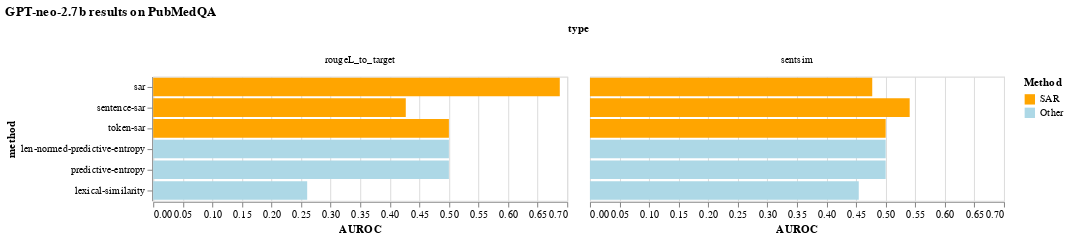

The cell this chart's notebook holds for it:
### Markdown cell above
#### GPT-NEO

### Code cell
txt_to_csv("gpt-neo")
gpt_df = pd.read_csv("uncertainty_estimation_results_gpt-neo.csv")
gpt_df["Method"] = ["SAR" if "sar" in method else "Other" for method in gpt_df["method"]]

alt.Chart(gpt_df, title="GPT-neo-2.7b results on PubMedQA").mark_bar().encode(
    alt.Column("type"),
    alt.Y("method", sort=None),
    alt.X("AUROC"),
    color=alt.Color("Method", scale=alt.Scale(domain=("SAR", "Other"), range=["orange", "lightblue"]))
)

### Figure 1 — Vega-Lite specification as saved in the notebook (floating-point values rounded to 4 significant figures)
{"config": {"view": {"continuousWidth": 400, "continuousHeight": 300}}, "data": {"name": "data-6d9ba74edb0021bfbfaee2de462a29e7"}, "mark": "bar", "encoding": {"color": {"field": "Method", "scale": {"domain": ["SAR", "Other"], "range": ["orange", "lightblue"]}, "type": "nominal"}, "column": {"field": "type", "type": "nominal"}, "x": {"field": "AUROC", "type": "quantitative"}, "y": {"field": "method", "sort": null, "type": "nominal"}}, "title": "GPT-neo-2.7b results on PubMedQA", "$schema": "https://vega.github.io/schema/vega-lite/v4.17.0.json", "datasets": {"data-6d9ba74edb0021bfbfaee2de462a29e7": [{"accuracy": 0.04, "method": "sar", "type": "rougeL_to_target", "threshold": 0.5, "AUROC": 0.6875, "Method": "SAR"}, {"accuracy": 0.44, "method": "sar", "type": "sentsim", "threshold": 0.5, "AUROC": 0.4773, "Method": "SAR"}, {"accuracy": 0.04, "method": "sentence-sar", "type": "rougeL_to_target", "threshold": 0.5, "AUROC": 0.4271, "Method": "SAR"}, {"accuracy": 0.44, "method": "sentence-sar", "type": "sentsim", "threshold": 0.5, "AUROC": 0.5406, "Method": "SAR"}, {"accuracy": 0.04, "method": "token-sar", "type": "rougeL_to_target", "threshold": 0.5, "AUROC": 0.5, "Method": "SAR"}, {"accuracy": 0.44, "method": "token-sar", "type": "sentsim", "threshold": 0.5, "AUROC": 0.5, "Method": "SAR"}, {"accuracy": 0.04, "method": "len-normed-predictive-entropy", "type": "rougeL_to_target", "threshold": 0.5, "AUROC": 0.5, "Method": "Other"}, {"accuracy": 0.44, "method": "len-normed-predictive-entropy", "type": "sentsim", "threshold": 0.5, "AUROC": 0.5, "Method": "Other"}, {"accuracy": 0.04, "method": "predictive-entropy", "type": "rougeL_to_target", "threshold": 0.5, "AUROC": 0.5, "Method": "Other"}, {"accuracy": 0.44, "method": "predictive-entropy", "type": "sentsim", "threshold": 0.5, "AUROC": 0.5, "Method": "Other"}, {"accuracy": 0.04, "method": "lexical-similarity", "type": "rougeL_to_target", "threshold": 0.5, "AUROC": 0.2604, "Method": "Other"}, {"accuracy": 0.44, "method": "lexical-similarity", "type": "sentsim", "threshold": 0.5, "AUROC": 0.4545, "Method": "Other"}]}}
